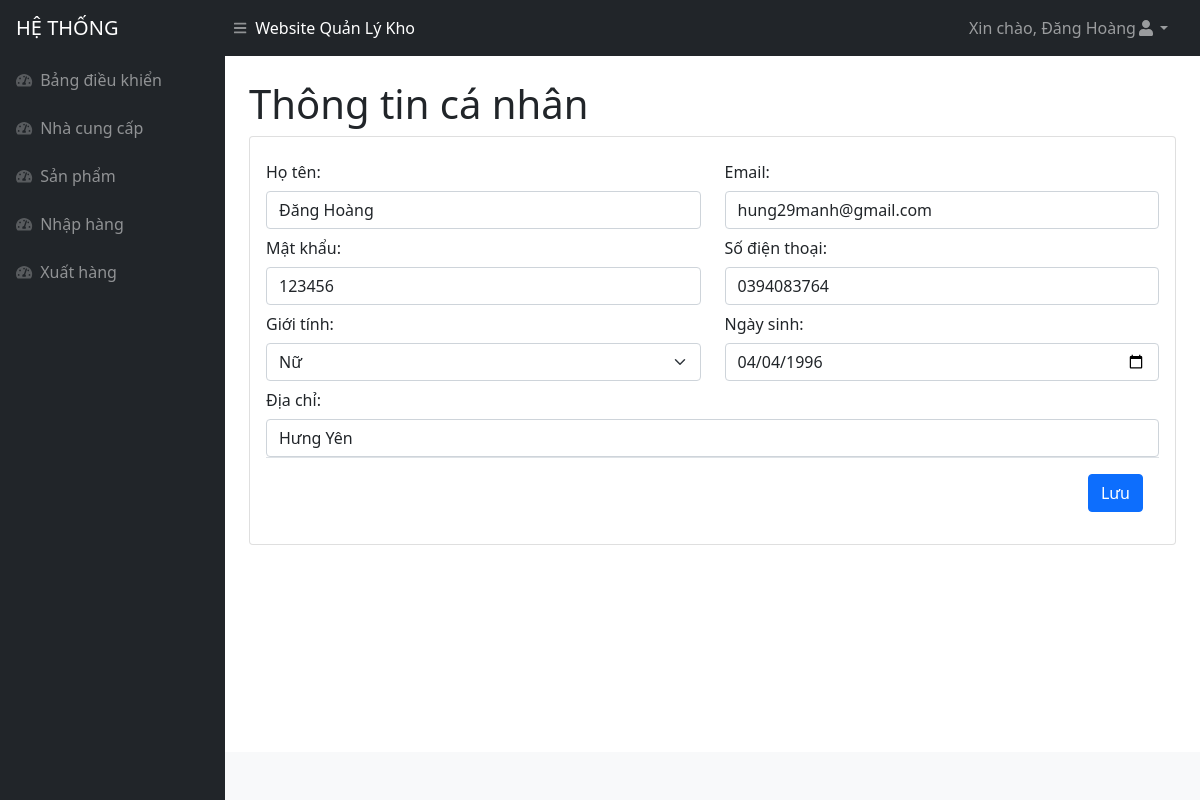
/thongtin.php (signed in), run on the app's committed database.
### tables this page shows
CREATE TABLE `nguoidung` (
  `id` int(11) NOT NULL,
  `hoten` varchar(500) NOT NULL,
  `email` varchar(500) NOT NULL,
  `matkhau` varchar(500) NOT NULL,
  `sodienthoai` varchar(250) NOT NULL,
  `ngaysinh` varchar(250) NOT NULL,
  `gioitinh` varchar(250) NOT NULL,
  `diachi` varchar(1000) NOT NULL,
  `quyen_id` int(11) NOT NULL
);

### thongtin.php (the view, shortened to what this page needs)
<!DOCTYPE html>
<html lang="en">
<head>
<?php include('inc/head.php')?>
</head>
<body class="sb-nav-fixed">
<?php include('inc/header.php')?>
    <div id="layoutSidenav">
    <?php include('inc/menu.php')?>
    <?php if(isset($_SESSION['id'])){
                $id = $_SESSION['id'];
                $query = "SELECT * FROM nguoidung WHERE id ='{$id}'";
                $result = mysqli_query($connect, $query);
                $arUser = mysqli_fetch_array($result, MYSQLI_ASSOC);
            } ?>
        <div id="layoutSidenav_content">
            <main>
                <div class="container-fluid px-4">
                    <h1 class="mt-4">Thông tin cá nhân</h1>
                    <div class="card mb-4">
                        <div class="card-body">
                        <form action="function.php" method="POST" >
                                                        <div class="col">
                                                        <div class="row">
                                                        <div class="col-6">
                                                            <label for="category-film"
                                                                class="col-form-label">Họ tên:</label>
                                                                <input type="text" class="form-control" value="<?php echo $arUser["hoten"] ?>" id="category-film" name="hoten" required>
                                                        </div>
                                                        <div class="col-6">
                                                            <label for="category-film"
                                                                class="col-form-label">Email:</label>
                                                                <input type="text" class="form-control" value="<?php echo $arUser["email"] ?>" id="category-film" name="email" required>
                                                        </div>
                                                        </div>
                                                        <div class="row">
                                                        <div class="col-6">
                                                            <label for="category-film"
                                                                class="col-form-label">Mật khẩu:</label>
                                                                <input type="text" class="form-control" id="category-film" value="<?php echo $arUser["matkhau"] ?>" name="matkhau" required>
                                                        </div>
                                                        <div class="col-6">
                                                            <label for="category-film"
                                                                class="col-form-label">Số điện thoại:</label>
                                                                <input type="text" class="form-control" id="category-film" value="<?php echo $arUser["sodienthoai"] ?>" name="sdt" required>
                                                        </div>
                                                        </div>
                                                        <div class="row">
                                                        <div class="col-6">
                                                            <label for="category-film"
                                                                class="col-form-label">Giới tính:</label>
                                                                <select class="form-select" aria-label="Default select example" name="gioitinh" required>
                                                                    <?php if($arUser["gioitinh"] == "Nam"){ ?>
                                                                    <option value="Nam" selected>Nam</option>
                                                                    <option value="Nữ">Nữ</option>
                                                                    <?php }else{?>
                                                                    <option value="Nữ" selected>Nữ</option>
                                                                    <?php } ?>
                                                                </select>
                                                        </div>
                                                        <div class="col-6">
                                                            <label for="category-film"
                                                                class="col-form-label">Ngày sinh:</label>
                                                                <input type="date" class="form-control" id="category-film" name="ngaysinh" value="<?php echo $arUser["ngaysinh"] ?>" required>
                                                        </div>
                                                        </div>
                                                        <div class="row">
                                                        <div class="col-12">
                                                            <label for="category-film"
                                                                class="col-form-label">Địa chỉ:</label>
                                                                <input type="text" class="form-control" id="category-film" name="diachi" value="<?php echo $arUser["diachi"] ?>" required>
                                                        </div>
                                                        </div>
                                                    </div>
                                                        <div class="modal-footer">
                                                    <button type="submit" class="btn btn-primary" name="edittt">Lưu</button>
                                                </div>
                                                    </form>
                        </div>
                    </div>
                </div>
            </main>
            <?php include('inc/footer.php')?>
        </div>
    </div>
</body>
</html>

### data on the page
nguoidung: hoten "Đăng Hoàng", email "hung29manh@gmail.com", matkhau "123456", sdt "0394083764", gioitinh "Nữ", ngaysinh "04/04/1996", diachi "Hưng Yên"

### other printed values
$_SESSION['tenhienthi'] "Đăng Hoàng"
